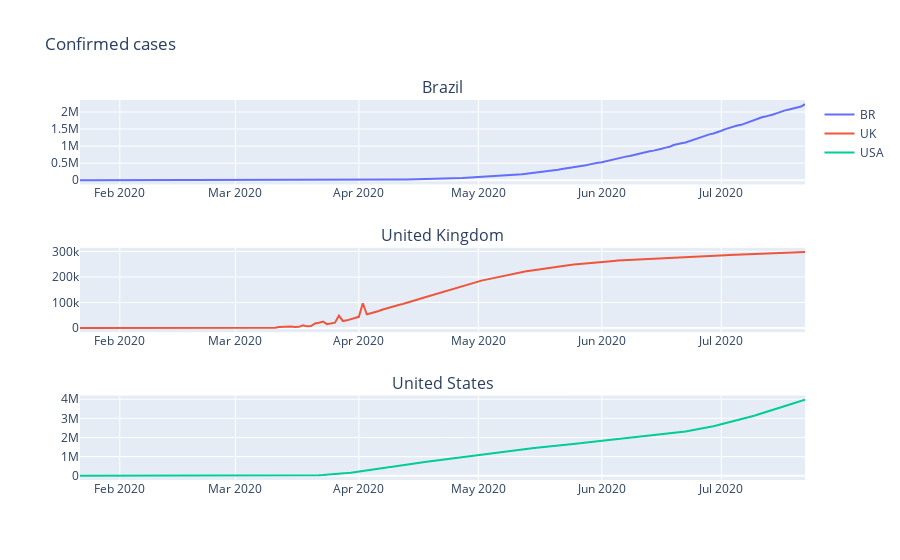

The notebook cell this image was saved under:
### Markdown cell above
### Compare confirmed cases in BR, US and UK

### Code cell
fig = make_subplots(rows=3, cols=1,subplot_titles=("Brazil","United Kingdom", "United States"))

fig.add_trace(
    go.Scatter(x=df_covid_br.index, y=df_covid_br['Confirmed'],name="BR"),
    row=1, col=1
)

fig.add_trace(
    go.Scatter(x=df_covid_uk.index, y=df_covid_uk['Confirmed'],name="UK"),
    row=2, col=1
)

fig.add_trace(
    go.Scatter(x=df_covid_usa.index, y=df_covid_usa['Confirmed'],name="USA"),
    row=3, col=1
)

fig.update_layout(title_text="Confirmed cases")
fig.show()

### Figure 1 — Plotly figure (JSON) as saved in the notebook; plotly's stock layout.template omitted (floating-point values rounded to 4 significant figures; data arrays with more than 128 entries replaced by an {"elided": "..."} marker saying what was removed)
{"data": [{"name": "BR", "type": "scatter", "x": {"elided": "183 str values"}, "xaxis": "x", "y": {"elided": "183 int values"}, "yaxis": "y"}, {"name": "UK", "type": "scatter", "x": {"elided": "183 str values"}, "xaxis": "x2", "y": {"elided": "183 int values"}, "yaxis": "y2"}, {"name": "USA", "type": "scatter", "x": {"elided": "183 str values"}, "xaxis": "x3", "y": {"elided": "183 int values"}, "yaxis": "y3"}], "layout": {"annotations": [{"font": {"size": 16}, "showarrow": false, "text": "Brazil", "x": 0.5, "xanchor": "center", "xref": "paper", "y": 1, "yanchor": "bottom", "yref": "paper"}, {"font": {"size": 16}, "showarrow": false, "text": "United Kingdom", "x": 0.5, "xanchor": "center", "xref": "paper", "y": 0.6111, "yanchor": "bottom", "yref": "paper"}, {"font": {"size": 16}, "showarrow": false, "text": "United States", "x": 0.5, "xanchor": "center", "xref": "paper", "y": 0.2222, "yanchor": "bottom", "yref": "paper"}], "title": {"text": "Confirmed cases"}, "xaxis": {"anchor": "y", "domain": [0, 1]}, "xaxis2": {"anchor": "y2", "domain": [0, 1]}, "xaxis3": {"anchor": "y3", "domain": [0, 1]}, "yaxis": {"anchor": "x", "domain": [0.7778, 1]}, "yaxis2": {"anchor": "x2", "domain": [0.3889, 0.6111]}, "yaxis3": {"anchor": "x3", "domain": [0, 0.2222]}}}
